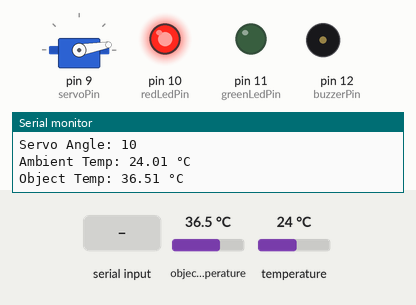
A sketch run on a simulated Arduino Uno, built with avr-gcc and run on an emulated ATmega328P. Shown: servo, output pins drawn as LEDs (lit = HIGH), buzzer (waves = sounding, pin HIGH), the last lines printed to the serial monitor. Inputs (shaded band) come from the test bench; at power-on: object temperature 36.5 °C, temperature 24 °C.

Above: at 1.2 s.
1.3 s: "0" received over Serial
At 2.5 s:
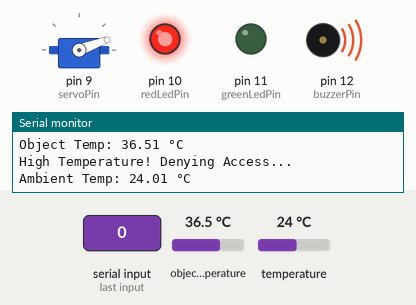
4.3 s: "1" received over Serial
At 6.6 s:
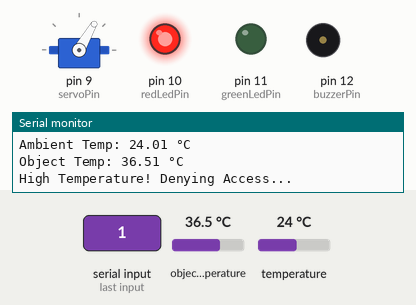
7.3 s: "0" received over Serial
At 8.2 s:
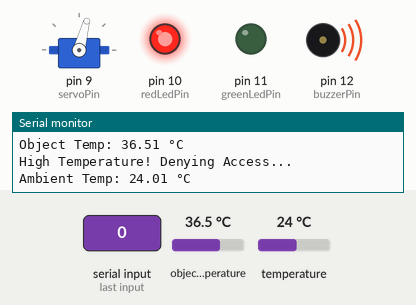
10.3 s: "1" received over Serial
At 10.8 s:
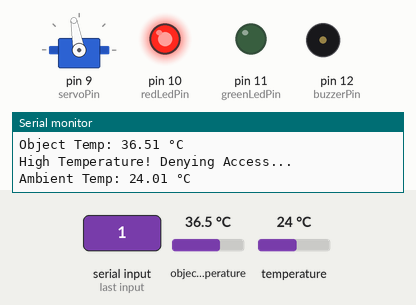
Timing chart, 0 to 29.3 s (numbered marks = the images above; inputs shaded):
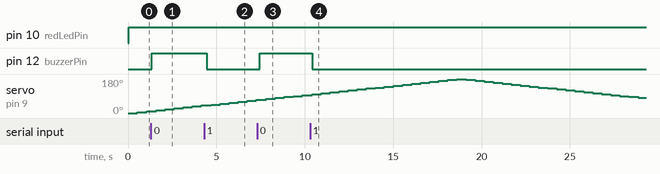

Measured:
- after the input at 1.3 s, pin 12 (buzzerPin): LOW → HIGH after 0.05 s
- after the input at 4.3 s, pin 12 (buzzerPin): HIGH → LOW after 0.16 s
- after the input at 7.3 s, pin 12 (buzzerPin): LOW → HIGH after 0.14 s
- after the input at 10.3 s, pin 12 (buzzerPin): HIGH → LOW after 0.11 s
- by itself, servo on pin 9 (servoPin): rises from 95° to 180° in 8.2 s, then falls to 80° in 10.2 s

The sketch:

project.ino
```cpp
#include <Wire.h>                // For I2C communication
#include <Adafruit_MLX90614.h>  // MLX90614 library
#include <Servo.h>              // Servo motor library

Adafruit_MLX90614 mlx = Adafruit_MLX90614();  // Create an MLX90614 object
Servo myServo;                                // Create a Servo object

// Pin definitions
const int servoPin = 9;      // Signal pin for the servo motor
const int redLedPin = 10;    // Red LED pin
const int greenLedPin = 11;  // Green LED pin
const int buzzerPin = 12;    // Buzzer pin

// Threshold for temperature (in Celsius)
float tempThreshold = 20.0;  // Adjust based on your requirements

unsigned long previousServoMillis = 0;
const unsigned long servoInterval = 500; // Interval for servo movement in milliseconds
int currentAngle = 0;
bool increasing = true;

void setup() {
    Serial.begin(9600);         // Initialize Serial Monitor
    mlx.begin();                // Initialize MLX90614 sensor
    myServo.attach(servoPin);   // Attach the servo motor to pin 9
    myServo.write(0);           // Set initial position of the servo (0 degrees)

    pinMode(redLedPin, OUTPUT);    // Set red LED pin as output
    pinMode(greenLedPin, OUTPUT);  // Set green LED pin as output
    pinMode(buzzerPin, OUTPUT);    // Set buzzer pin as output

    Serial.println("System Initialized");
}

void loop() {
    // Temperature sensor runs continuously
    float ambientTemp = mlx.readAmbientTempC();  // Read ambient temperature
    float objectTemp = mlx.readObjectTempC();    // Read object temperature

    // Print the temperature readings to the Serial Monitor
    Serial.print("Ambient Temp: ");
    Serial.print(ambientTemp);
    Serial.println(" °C");

    Serial.print("Object Temp: ");
    Serial.print(objectTemp);
    Serial.println(" °C");

    // Handle temperature-based LED control
    if (objectTemp < tempThreshold) {
        Serial.println("Temperature Normal. Granting Access...");
        digitalWrite(greenLedPin, HIGH); // Turn on green LED
        digitalWrite(redLedPin, LOW);   // Turn off red LED
    } else {
        Serial.println("High Temperature! Denying Access...");
        digitalWrite(greenLedPin, LOW);  // Turn off green LED
        digitalWrite(redLedPin, HIGH);  // Turn on red LED
    }

    // Handle mask detection (via serial input)
    if (Serial.available() > 0) {
        char maskStatus = Serial.read();
        if (maskStatus == '1') { // "Low" =  mask worn
            Serial.println(" Mask Detected! Deactivating Buzzer.");
            digitalWrite(buzzerPin, LOW);
        } else if (maskStatus == '0') { // "High" = no mask
            Serial.println(" No Mask Detected! Activating Buzzer.");
            digitalWrite(buzzerPin,HIGH);
        }
    }

    //Servo motor runs independently
    unsigned long currentMillis = millis();
    if (currentMillis - previousServoMillis >= servoInterval) {
        previousServoMillis = currentMillis;

        if (increasing) {
            currentAngle += 5;
            if (currentAngle >= 180) {
                currentAngle = 180;
                increasing = false;
            }
        } else {
            currentAngle -= 5;
            if (currentAngle <= 0) {
                currentAngle = 0;
                increasing = true;
            }
        }
        myServo.write(currentAngle);
        Serial.print("Servo Angle: ");
        Serial.println(currentAngle);
    }

    delay(100);  // Short delay to reduce serial monitor flooding
}
```
